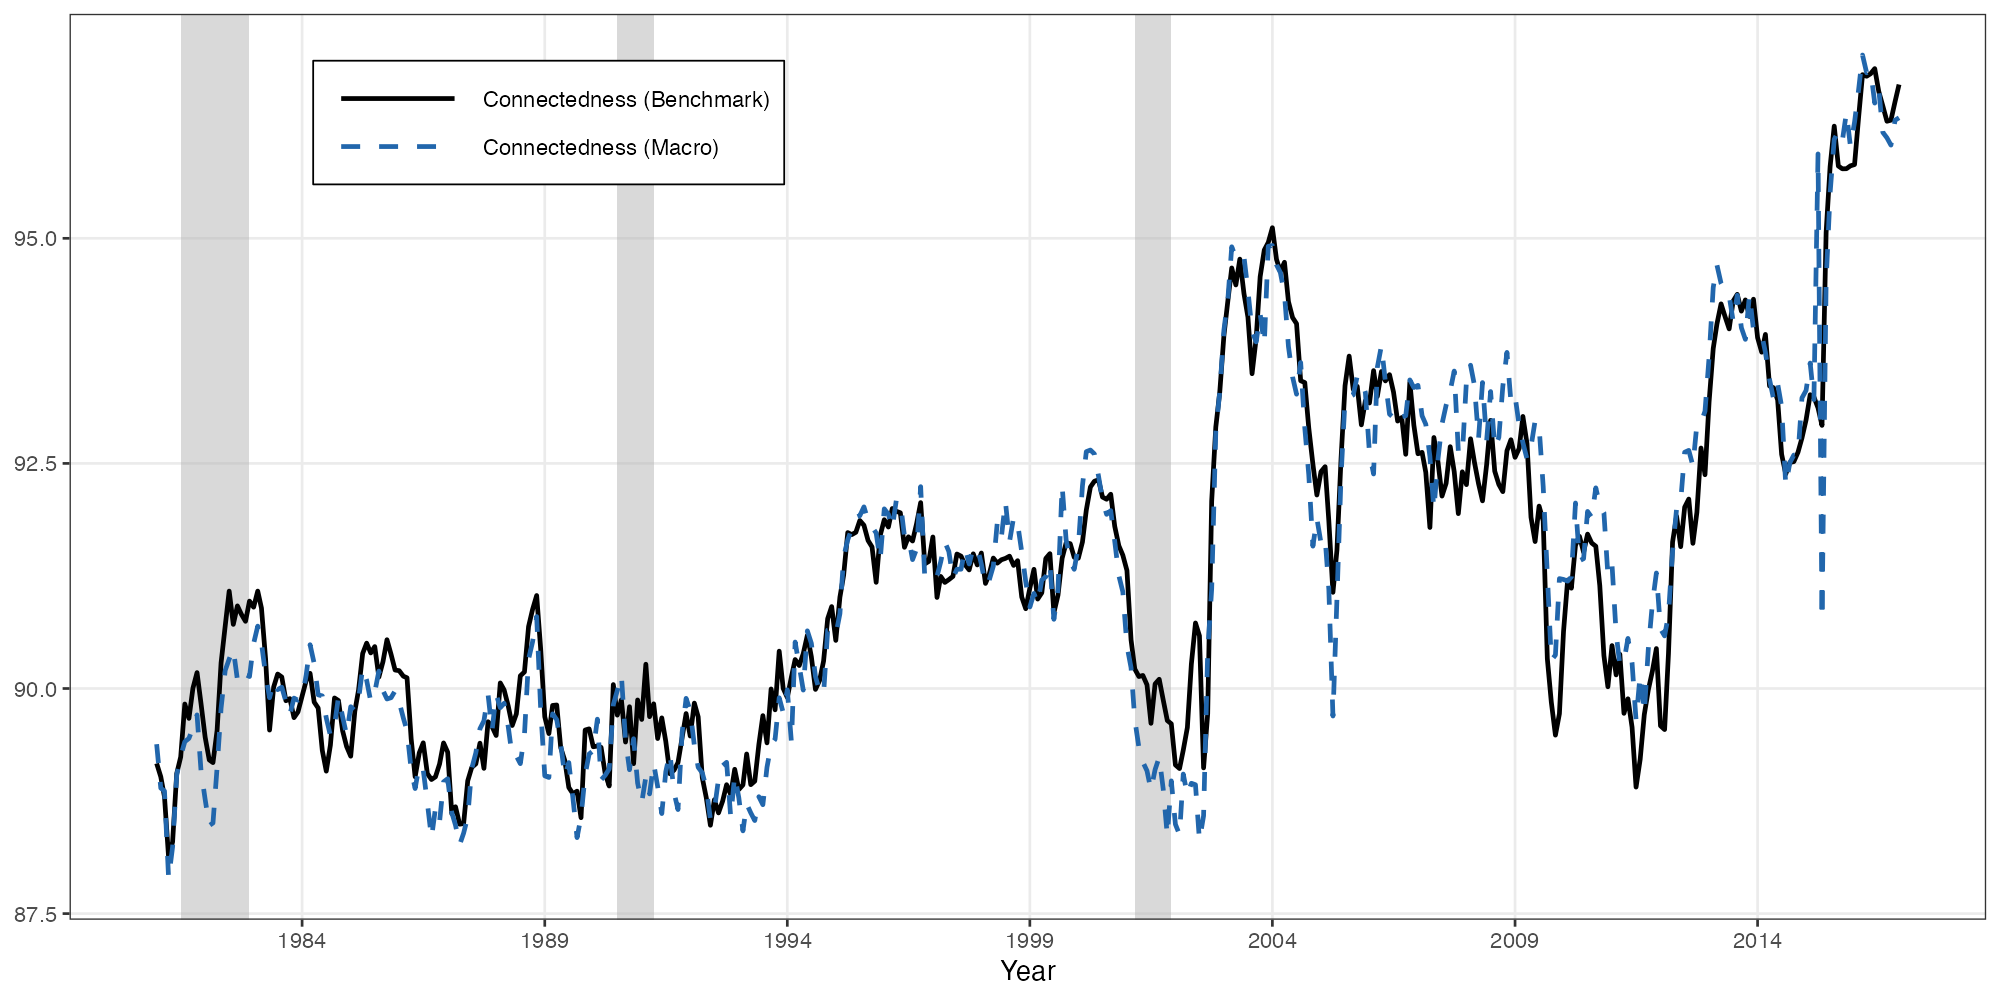

Write R code to recreate this figure.
# =============================================================================
# Fig_12.R
# Connectedness index: Benchmark vs. Macro-controls
#
# Two lines: Connectedness (Benchmark) [black solid]  from Ct_monthly.csv
#            Connectedness (Macro)     [blue dashed]  from Ct_macro_monthly.csv
# Gray shaded regions: NBER recession periods (1981–2007)
#
# Lab methods: ggplot2 (Lab 2/4/9)
# INPUTS:  Ct_monthly.csv, Ct_macro_monthly.csv
# OUTPUT:  Fig_12.png
# =============================================================================
rm(list = ls())
library(ggplot2)

# ---------------------------------------------------------------------------
# 1. Load Ct series
# ---------------------------------------------------------------------------
ct_bench <- read.csv("Ct_monthly.csv", header = TRUE)[, 2]
ct_macro <- read.csv("Ct_macro_monthly.csv", header = TRUE)[, 2]

stopifnot(length(ct_bench) == length(ct_macro))
T_total <- length(ct_bench)

# Dates: rolling window of 120 months, p=1; first Ct is dated at end of
# first window → month 121 = January 1981 (data starts Jan 1971)
# Adjust start month to match your EI_DATA.csv start date if needed.
start_year  <- 1981
start_month <- 1
dates <- seq(as.Date(paste(start_year, start_month, "01", sep = "-")),
             by = "month", length.out = T_total)

df <- data.frame(
  date      = dates,
  Benchmark = ct_bench,
  Macro     = ct_macro
)

cat("Correlation (Benchmark, Macro):", round(cor(ct_bench, ct_macro), 3), "\n")

# ---------------------------------------------------------------------------
# 2. NBER recession bands (monthly; within 1981-2007 sample)
# ---------------------------------------------------------------------------
recessions <- data.frame(
  start = as.Date(c("1981-07-01", "1990-07-01", "2001-03-01")),
  end   = as.Date(c("1982-11-30", "1991-03-31", "2001-11-30"))
)

# ---------------------------------------------------------------------------
# 3. Plot
# ---------------------------------------------------------------------------
fig12 <- ggplot(df, aes(x = date)) +
  # NBER recession shading (drawn first, behind lines)
  geom_rect(data = recessions,
            aes(xmin = start, xmax = end, ymin = -Inf, ymax = Inf),
            inherit.aes = FALSE,
            fill = "grey70", alpha = 0.5) +
  # Benchmark: black solid
  geom_line(aes(y = Benchmark, colour = "Connectedness (Benchmark)",
                linetype = "Connectedness (Benchmark)"), linewidth = 0.8) +
  # Macro: blue dashed
  geom_line(aes(y = Macro, colour = "Connectedness (Macro)",
                linetype = "Connectedness (Macro)"), linewidth = 0.8) +
  scale_colour_manual(
    values = c("Connectedness (Benchmark)" = "black",
               "Connectedness (Macro)"     = "#2166ac")
  ) +
  scale_linetype_manual(
    values = c("Connectedness (Benchmark)" = "solid",
               "Connectedness (Macro)"     = "dashed")
  ) +
  scale_x_date(date_breaks = "5 years", date_labels = "%Y",
               limits = range(df$date)) +
  labs(x = "Year", y = NULL, colour = NULL, linetype = NULL) +
  theme_bw(base_size = 10) +
  theme(
    legend.position   = c(0.25, 0.88),
    legend.background = element_rect(fill = "white", colour = "black",
                                     linewidth = 0.3),
    legend.key.width  = unit(1.8, "cm"),
    panel.grid.minor  = element_blank()
  )

ggsave("Fig_12.png", fig12, width = 10, height = 5, dpi = 200)
cat("Saved: Fig_12.png\n")
